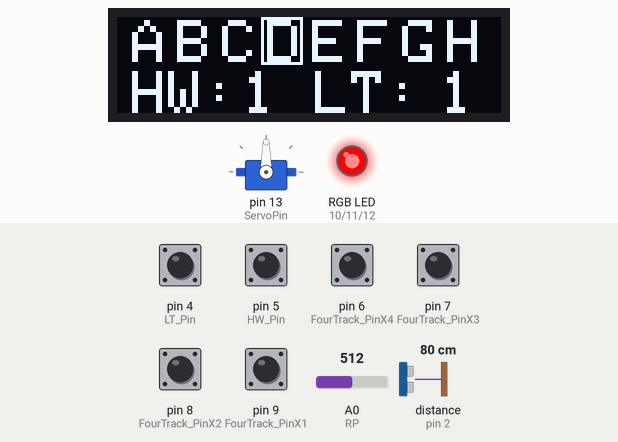
The sketch below on a simulated Arduino Nano, built with avr-gcc and run on an emulated ATmega328P. Shown: servo, 128×32 one-colour display, an RGB LED mixed from three pins (HIGH = lit). Wiring (inferred from the names in the program): ultrasonic range finder: trigger pin 3; echo pin 2. The test bench sets the inputs (shaded band); at power-on: pin 4 (LT_Pin), pin 5 (HW_Pin), pin 6 (FourTrack_PinX4), pin 7 (FourTrack_PinX3), pin 8 (FourTrack_PinX2), pin 9 (FourTrack_PinX1) HIGH, A0 (RP) = 512, distance to the obstacle (sensor on pin 2) 80 cm. The echo pulse lasts 58.3 µs per cm; pins used as bus, display or sensor lines are not drawn.

Above: at 1.2 s.
1.3 s: A0 (RP) set to 716
At 1.41 s:
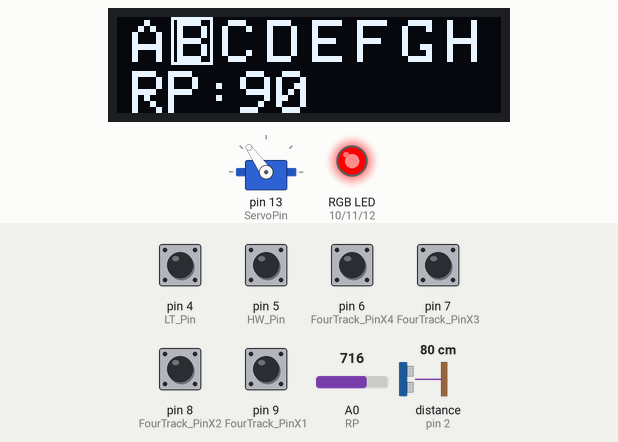
3.9 s: A0 (RP) set to 900
At 4.77 s:
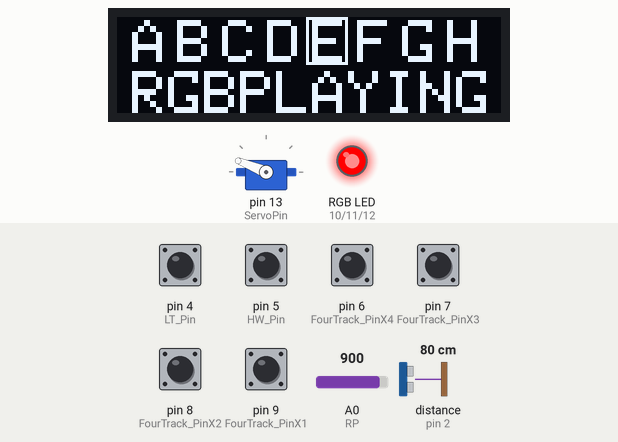
6.4 s: A0 (RP) set to 1010
At 7.21 s:
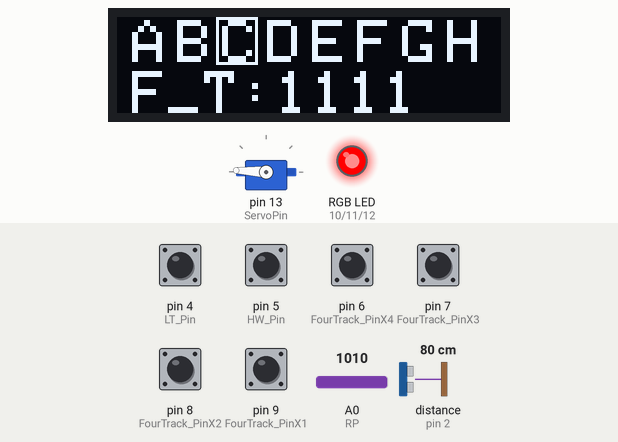
8.8 s: A0 (RP) set to 511
At 9.04 s:
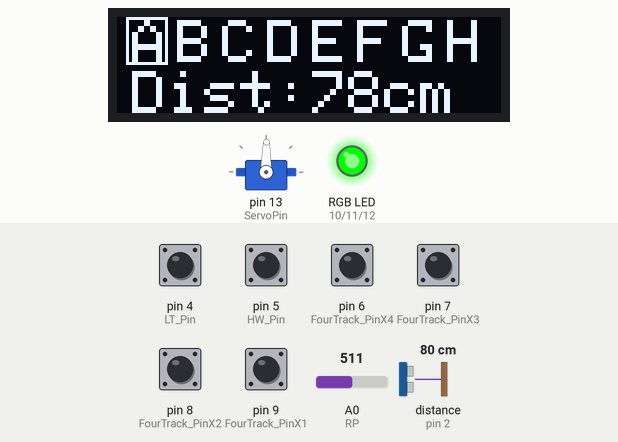
11.3 s: distance to the obstacle (sensor on pin 2) set to 2 cm
At 12.69 s:
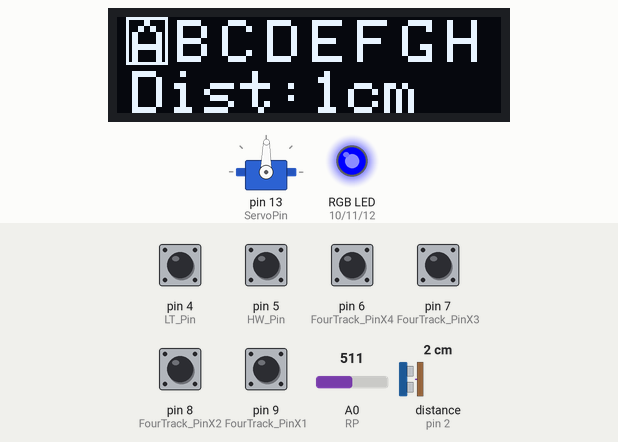
14.0 s: pin 4 (LT_Pin) pulled LOW for 1 s
At 14.51 s:
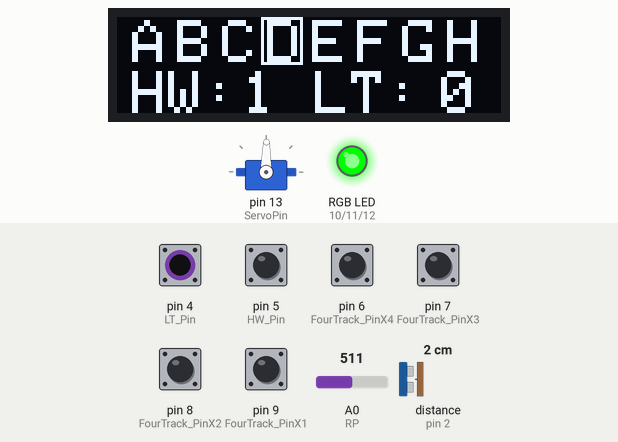
Timing chart, 0 to 16.6 s (numbered marks = the images above; inputs shaded):
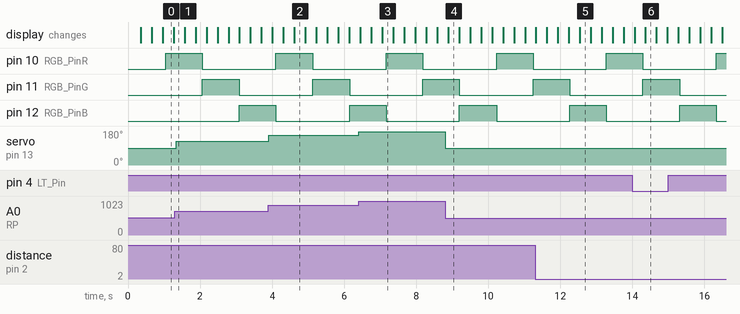

The sketch:

TestPlatform_text.ino
```cpp
#include "SR04.h"
#include "Pins_Def.h"
#include <Servo.h>
#include <MsTimer2.h>
#include <Adafruit_GFX.h>
#include <Adafruit_SSD1306.h>

#define SCREEN_WIDTH 128 // OLED display width, in pixels
#define SCREEN_HEIGHT 32 // OLED display height, in pixels
// Declaration for an SSD1306 display connected to I2C (SDA, SCL pins)
#define OLED_RESET     4 // Reset pin # (or -1 if sharing Arduino reset pin)

Adafruit_SSD1306 display(SCREEN_WIDTH, SCREEN_HEIGHT, &Wire, OLED_RESET);
SR04 sr04(Trig_Pin, Echo_Pin);  //实例化对象
Servo myservo;

uint8_t angle = 0;//角度参数
uint32_t RGB_Time = 0;
uint8_t RGB_State = 0;
int8_t EC_Val = 0;
void RpControlServo();          //电位器控制舵机函数

uint8_t select_value = 0;
bool time_state = 1;
uint32_t old_times = 0;
void setup()
{
  //Serial.begin(115200);
  myservo.attach(ServoPin);
  display.begin(SSD1306_SWITCHCAPVCC, 0x3C);
  pinMode(RP, INPUT_PULLUP);

  pinMode(HW_Pin, INPUT_PULLUP);
  pinMode(LT_Pin, INPUT_PULLUP);

  pinMode(FourTrack_PinX1, INPUT_PULLUP);
  pinMode(FourTrack_PinX2, INPUT_PULLUP);
  pinMode(FourTrack_PinX3, INPUT_PULLUP);
  pinMode(FourTrack_PinX4, INPUT_PULLUP);

  pinMode(ThreeTrack_PinX1, INPUT_PULLUP);
  pinMode(ThreeTrack_PinX2, INPUT_PULLUP);
  pinMode(ThreeTrack_PinX3, INPUT_PULLUP);

  pinMode(RGB_PinR, OUTPUT);
  pinMode(RGB_PinG, OUTPUT);
  pinMode(RGB_PinB, OUTPUT);

  pinMode(Encoder_PinA, INPUT);
  pinMode(Encoder_PinB, INPUT);

  sr04.Init();
  attachInterrupt(Echo_INT, Echo_ChangeEvent, CHANGE);
  MsTimer2::set(3, Encoder_Update);
  MsTimer2::start();
}

void loop()
{
  sr04.StateUpdate();
  RpControlServo();
  OLED_Update();
  select_update();
  if (select_value >= 5)select_value = 0;
}
//超声波测距函数

void Echo_ChangeEvent()
{
  sr04.InteruptProcess();
}

void RpControlServo()
{
  uint32_t sum = 0;
  for (int i = 0; i < 10; i++)
  {
    sum += analogRead(RP);
  }
  angle = map(sum / 10, 0, 1024, 0, 180);
  myservo.write(angle);
}

void OLED_Update(void)
{

  display.clearDisplay();
  display.setTextSize(2);
  display.setTextColor(WHITE);
  display.setCursor(5, 1);
  display.print('A');
  display.setCursor(20, 1);
  display.print('B');
  display.setCursor(35, 1);
  display.print('C');
  display.setCursor(50, 1);
  display.print('D');
  display.setCursor(65, 1);
  display.print('E');
  display.setCursor(80, 1);
  display.print('F');
  display.setCursor(95, 1);
  display.print('G');
  display.setCursor(110, 1);
  display.print('H');

  display.drawRect(3 + 15 * select_value, 0, 14, 16, WHITE);

  if (select_value == 0)
  {
    display.setTextSize(2);
    display.setCursor(5, 18);
    display.print(F("Dist:"));
    display.print((int)sr04.GetDistance());
    display.print(F("cm"));
  }
  else if (select_value == 1)
  {
    display.setCursor(5, 18);
    display.print(F("RP:"));
    display.print(angle);
    RpControlServo();
  }
  else if (select_value == 2)
  {
    display.setCursor(5, 18);
    display.print(F("F_T:"));
    display.print(digitalRead(FourTrack_PinX2));
    display.print(digitalRead(FourTrack_PinX1));
    display.print(digitalRead(FourTrack_PinX3));
    display.print(digitalRead(FourTrack_PinX4));
  }
  else if (select_value == 3)
  {
    display.setCursor(5, 18);
    display.print(F("HW:"));
    display.setCursor(42, 18);
    display.print(digitalRead(HW_Pin));
    display.setCursor(66, 18);
    display.print(F("LT:"));
    display.setCursor(108, 18);
    display.print(digitalRead(LT_Pin));
  }
  else if (select_value == 4)
  {
    display.setCursor(5, 18);
    display.print(F("RGBPLAYING"));
    RGB_PLAY();
  }


  //  //超声波测距显示 第一行
  //  display.setCursor(2, 2);
  //  display.print(F("Distance:"));
  //  display.setCursor(55, 2);
  //  display.print((int)sr04.GetDistance());
  //  display.setCursor(73, 2);
  //  display.print(F("cm"));
  //  //电位器控制舵机旋转角度 第一行
  //  display.setCursor(90, 2);
  //  display.print(F("RP:"));
  //  display.setCursor(108, 2);
  //  display.print(angle);
  //
  //  //四路循迹模块
  //  display.setCursor(2, 12);
  //  display.print(F("F_Trck:"));
  //  display.setCursor(43, 12);
  //  display.print(digitalRead(FourTrack_PinX2));
  //  display.setCursor(50, 12);
  //  display.print(digitalRead(FourTrack_PinX1));
  //  display.setCursor(57, 12);
  //  display.print(digitalRead(FourTrack_PinX3));
  //  display.setCursor(64, 12);
  //  display.print(digitalRead(FourTrack_PinX4));
  //
  //  //红外寻光避障模块
  //  display.setCursor(73, 12);
  //  display.print(F("HW:"));
  //  display.setCursor(90, 12);
  //  display.print(digitalRead(HW_Pin));
  //  display.setCursor(100, 12);
  //  display.print(F("LT:"));
  //  display.setCursor(117, 12);
  //  display.print(digitalRead(LT_Pin));
  //
  //  //三路灰度传感器
  //  display.setCursor(2, 22);
  //  display.print((F("T_Trck:")));
  //  display.setCursor(43, 22);
  //  display.print(analogRead(ThreeTrack_PinX1));
  //  display.setCursor(70, 22);
  //  display.print(analogRead(ThreeTrack_PinX2));
  //  display.setCursor(97, 22);
  //  display.print(analogRead(ThreeTrack_PinX3));
  //
  //  display.drawRect(0, 0, 128, 32, SSD1306_WHITE);
  display.display();
}

void RGB_PLAY()
{
  Serial.print(RGB_State);
  if (millis() - RGB_Time > 1000)
  {
    if (RGB_State == 0)
    {
      digitalWrite(RGB_PinR, HIGH);
      digitalWrite(RGB_PinG, LOW);
      digitalWrite(RGB_PinB, LOW);
      RGB_State = 1;
      RGB_Time = millis();

    }
    else if (RGB_State == 1)
    {
      digitalWrite(RGB_PinR, LOW);
      digitalWrite(RGB_PinG, HIGH);
      digitalWrite(RGB_PinB, LOW);
      RGB_State = 2;
      RGB_Time = millis();
    }
    else if (RGB_State == 2)
    {
      digitalWrite(RGB_PinR, LOW);
      digitalWrite(RGB_PinG, LOW);
      digitalWrite(RGB_PinB, HIGH);
      RGB_State = 0;
      RGB_Time = millis();
    }
  }
}
void Encoder_Update()
{
  bool A_State = digitalRead(Encoder_PinA);
  bool B_State = digitalRead(Encoder_PinB);
  Serial.println(B_State);
  static bool A_State_Last;
  if (A_State == 1 && A_State_Last == 0)
  {
    Encoder_Event(B_State);
  }
  A_State_Last = A_State;
}
void Encoder_Event(bool state)
{
  EC_Val += (state ? -1 : 1);
  EC_Val = constrain(EC_Val, 0, 7);
}
void select_update()
{
  if (delay_ms(5000))select_value++;
}
bool delay_ms(uint16_t times)
{
  if (time_state)
  {
    old_times = millis();
    time_state = 0;
    return 0;
  }
  else if (millis() - old_times >= times)
  {
    time_state = 1;
    return 1;
  }
}
```

SR04.cpp
```cpp
#include "SR04.h"

SR04::SR04(uint8_t trig_pin, uint8_t echo_pin)
{
  Trig_Pin = trig_pin;
  Echo_Pin = echo_pin;
}

void SR04::Init()
{
  pinMode(Echo_Pin, INPUT);
  pinMode(Trig_Pin, OUTPUT);
}

float SR04::GetDistance()
{
  return Distance;
}

void SR04::StateUpdate()
{
  if(!IsTesting)
  {
    digitalWrite(Trig_Pin, LOW);
    delayMicroseconds(2);
    digitalWrite(Trig_Pin, HIGH);
    delayMicroseconds(10);
    digitalWrite(Trig_Pin, LOW);
    IsTesting = true;
    IsTestingFinished = false;
  }
  else if(IsTestingFinished)
  {
    Distance = LoopTime * 17 / 1000;
    IsTesting = false;
  }
}
void SR04::InteruptProcess()
{
  if (digitalRead(Echo_Pin))
  {
    StartTime = micros();
  }
  else
  {
    LoopTime = micros() - StartTime;
    IsTestingFinished = true;
  }
}
```

SR04.h
```cpp
#ifndef __SR04_H
#define __SR04_H
#include <Arduino.h>

class SR04
{
  public:
    SR04(uint8_t trig_pin, uint8_t echo_pin);
    void Init();
    float GetDistance();
    void InteruptProcess();
    void StateUpdate();

  private:
    uint8_t Trig_Pin;
    uint8_t Echo_Pin;

    bool IsTesting;
    bool IsTestingFinished;
    uint32_t StartTime;
    uint32_t LoopTime;
    float Distance;
};
#endif
```

Pins_Def.h
```cpp
#ifndef __PINS_DEF_H
#define __PINS_DEF_H

#define OLED_DC 11
#define OLED_CS 12
#define OLED_CLK 10
#define OLED_MOSI 9
#define OLED_RESET 13

#define Encoder_PinA A6
#define Encoder_PinB A7

#define Trig_Pin 3  //超声波测距传感器Trig引脚定义
#define Echo_Pin 2  //超声波测距传感器Echo引脚定义
#define Echo_INT 0  //设置Echo中断号为0

//红外寻光模块引脚定义
#define HW_Pin 5  //红外测距引脚
#define LT_Pin 4  //光强测试引脚

//四路循迹模块引脚定义
#define FourTrack_PinX1 9
#define FourTrack_PinX2 8
#define FourTrack_PinX3 7
#define FourTrack_PinX4 6

//三路PWM循迹模块
#define ThreeTrack_PinX1 A3
#define ThreeTrack_PinX2 A2
#define ThreeTrack_PinX3 A1

//LED 三色照明模块引脚定义
#define RGB_PinR 10
#define RGB_PinG 11
#define RGB_PinB 12

#define RP A0   //电位器的引脚定义
#define ServoPin 13  //舵机的控制引脚定义
#endif
```

Measured:
- after the input at 1.3 s, servo on pin 13 (ServoPin): 90° → 125° at once
- after the input at 3.9 s, servo on pin 13 (ServoPin): 125° → 158° at once
- after the input at 6.4 s, servo on pin 13 (ServoPin): 158° → 177° at once
- after the input at 8.8 s, servo on pin 13 (ServoPin): 177° → 89° at once
